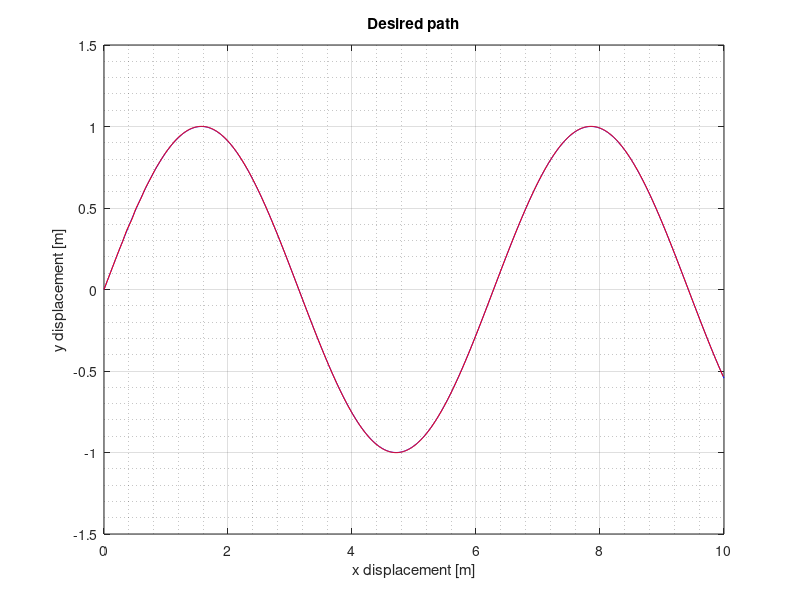
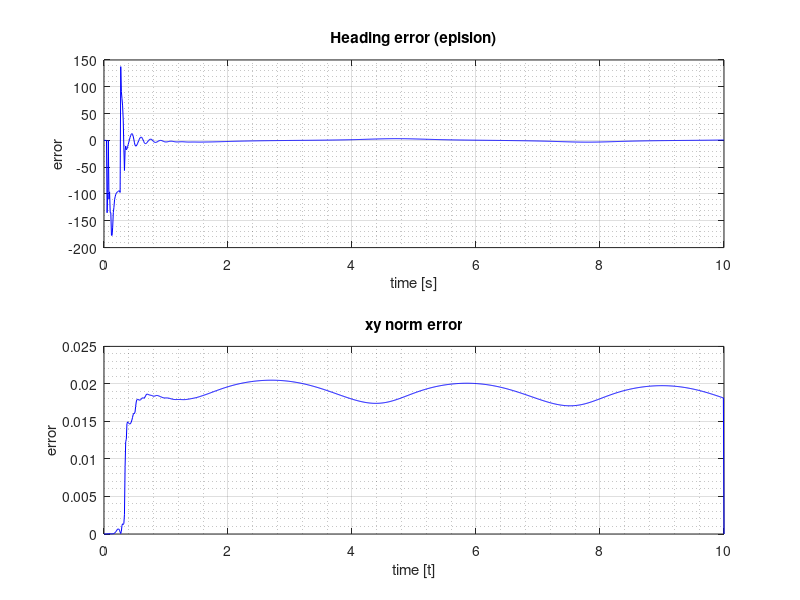

Here is the MATLAB script that generated these plots, in order:
function pursuit_test

% clc
clear
% clf
t_top = 10;
% t_top = 1.5;
% t_top = 0.01*20;
% t_top = 0.06;

t = 0:0.01:t_top;
tlen = size(t, 2);

x_des = t';
y_des = sin(t)';
xd_des = 1*ones(1, tlen);
yd_des = cos(t);

pose_des = [x_des y_des];

phi_des = zeros(tlen, 1);

cur_pose = [0; 0];

% heading of robot
varphi = zeros(tlen, 1);
varphi(1) = pi/4;

x = zeros(tlen, 1);
y = zeros(tlen, 1);

% R = 1;
% k0 = 1;
% k1 = 5;
% k2 = 1;
% k3 = 2;
% 
% kp = 1;
% ki = 1.1;
% kd = 0.1;

R = 0.08;
k0 = 1;
k1 = 1;
k2 = 2;
k3 = 1;

kp = 1;
ki = 1;
kd = 260;

epis = zeros(tlen, 1);
errors = zeros(tlen, 1);
sigmas = zeros(tlen, 1);
% epi_ds = zeros(tlen, 1);

phi_prev = 0;
epi_prev = 0;
epi_sum = 0;
t_prev = -0.01;

for i=1:tlen
    dt = t(i)-t_prev;
    
    error = cur_pose - pose_des(i, :)';

    x_len = x_des(i)-cur_pose(1);
    y_len = y_des(i)-cur_pose(2);

    if abs(x_len) < 0.00001
        x_len = 0;
    end
    if abs(y_len) < 0.00001
        y_len = 0;
    end
    
    sigma = atan2(y_len, x_len);    
    
    sigmas(i) = sigma*180/pi;
    sigmas(i, 2) = x_len;
    sigmas(i, 3) = y_len;
    
    if sigma == 0
        sigma = varphi(i);
    end
    
    epi = sigma - varphi(i);    
    epi_sum = epi_sum + epi;
    
    k_epi = kp + ki*epi_sum + kd*(epi-epi_prev);
    error_k = norm(error)/(k3+norm(error));
    
    % desired drive velocity
    theta_d_des = 1/R*norm([xd_des(i), yd_des(i)])*k0+k1*error_k*cos(epi);
    
    % ----------- desired steer position
    % Calculate change in heading

    % Calculate desired steer angle.
    phi_des(i) = -k2*error_k*sin(epi)*k_epi;
    phi_d_des = phi_des(i)-phi_prev;
   
    % Heading
    varphi_d = theta_d_des*sin(phi_des(i));
    
    % find change
    xdot = R*(theta_d_des*cos(phi_des(i)).*cos(varphi(i))+phi_d_des*sin(varphi(i)));
    ydot = R*(theta_d_des*cos(phi_des(i)).*sin(varphi(i))-phi_d_des*cos(varphi(i)));
    
    if i+1 == tlen+1
        break;
    end
    
    % update current pose
    x(i+1) = x(i) + xdot*dt;
    y(i+1) = y(i) + ydot*dt;
    varphi(i+1) = varphi(i) + varphi_d*dt;
    
    cur_pose = [x(i+1); y(i+1)];
    
    % update derivative parameters
    t_prev = t(i);
    epi_prev = epi;
    phi_prev = phi_des(i);
    
    errors(i) = norm(error);
    epis(i) = epi*180/pi;
end

figure(1);
plot(x_des, y_des, 'b-');

hold on
plot(x, y, 'r-');
hold off

title("Desired path");
xlabel("x displacement [m]")
ylabel("y displacement [m]")
grid on;
grid minor;

figure(2);
subplot(2, 1, 1);

plot(t, epis, 'b-');
grid on;
grid minor;
title("Heading error (epislon)")
xlabel("time [s]")
ylabel("error")

subplot(2, 1, 2);
plot(t, errors, 'b-');
grid on;
grid minor;
title("xy norm error");
xlabel("time [t]")
ylabel("error")

end